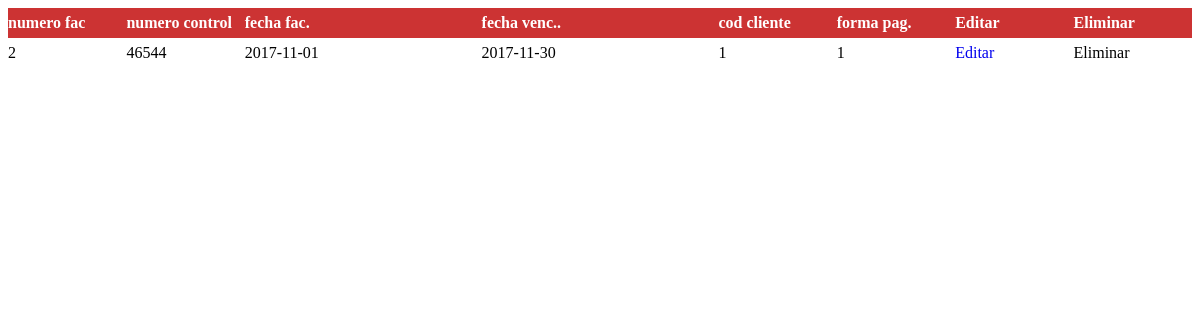
Screenshot of /vista/factura/listar_factura.php with the database file from the repository.
### tables this page shows
CREATE TABLE `factura` (
  `num_fac` int(11) NOT NULL,
  `ctr_fac` int(11) NOT NULL,
  `fec_fac` date NOT NULL,
  `fky_cli` int(11) NOT NULL,
  `fky_for` int(11) NOT NULL,
  `con_fac` char(1) NOT NULL,
  `ven_fac` date NOT NULL,
  `sub_fac` float NOT NULL,
  `imp_fac` float NOT NULL,
  `tot_fac` float NOT NULL,
  `est_fac` char(1) NOT NULL
);

### clase/factura/factura.class.php (called while the page is built, shortened)
<?php
require_once("../../../curso_web_octubre/clase/utilidad/utilidad.class.php");
class factura extends utilidad
{
		public function listar()
		{
			$sql="select * from factura";
			$lis=$this->ejecutar($sql);
			return $lis;
		}
}
?>

### clase/utilidad/utilidad.class.php (called while the page is built, shortened)
<?php
class utilidad
{
    private  $con_bdt;
    public function __construct()
      {
      $this->con_bdt=@mysqli_connect("localhost","root","13081","sistfact");
      }
   protected function ejecutar($sql)
   {
         $ret=mysqli_query($this->con_bdt,$sql);
         return $ret;
      }
    public function extraer_dato($puntero)
      {
        return mysqli_fetch_assoc($puntero);
      }
}
?>

### vista/factura/listar_factura.php (the view, shortened to what this page needs)
<?php
require("../../clase/factura/factura.class.php");
$obj_fac = new factura;
?>
<!DOCTYPE html>
<html lang="en">
<head>
	<link rel="stylesheet" type="text/css" href="../../css/estilo.css">
</head>
<body>
	<div class="contenedor_listado_grande">
		<span class="titulo letra_blanca altura30 columna10">numero fac</span>
		<span class="titulo letra_blanca altura30 columna10">numero control</span>
		<span class="titulo letra_blanca altura30 columna20">fecha fac.</span>
		<span class="titulo letra_blanca altura30 columna20">fecha venc..</span>
		<span class="titulo letra_blanca altura30 columna10">cod cliente</span>
		<span class="titulo letra_blanca altura30 columna10">forma pag.</span>
		<span class="titulo letra_blanca altura30 columna10">Editar</span>
		<span class="titulo letra_blanca altura30 columna10">Eliminar</span>
		<?php
		$fac=$obj_fac->listar();
		while(($dat_fac=$obj_fac->extraer_dato($fac))>0)
		{
				echo "<span class='altura30 columna10'>$dat_fac[num_fac]</span>";
				echo "<span class='altura30 columna10'>$dat_fac[ctr_fac]</span>";
				echo "<span class='altura30 columna20'>$dat_fac[fec_fac]</span>";
				echo "<span class='altura30 columna20'>$dat_fac[ven_fac]</span>";
				echo "<span class='altura30 columna10'>$dat_fac[fky_cli]</span>";
				echo "<span class='altura30 columna10'>$dat_fac[fky_for]</span>";
				echo "<span class='altura30 columna10'>
					<a href='editar_factura.php?num_fac=$dat_fac[num_fac]'>Editar</a></span>";
				echo "<span class='altura30 columna10'>Eliminar</span>";
		}
		 ?>
	</div>
</body>
</html>

### css/estilo.css (style rules this page uses)
* { font-family: 'Poiret One', cursive; }
.titulo, input[type="submit"], input[type="button"] { background-color: #cc3333; font-weight: bold; }
.letra_blanca, input[type="submit"], input[type="button"] { color: #ffffff; }
.altura30, input[type="submit"], input[type="button"] { height: 30px; line-height: 30px; }
a { text-decoration: none; }
.columna20 { width: 20%; }
.columna10 { width: 10%; }
.contenedor_listado_grande span { display: inline-block; float: left; }

### rows the page displays
factura: num_fac "2", ctr_fac "46544", fec_fac "2017-11-01", ven_fac "2017-11-30", fky_cli "1", fky_for "1"
